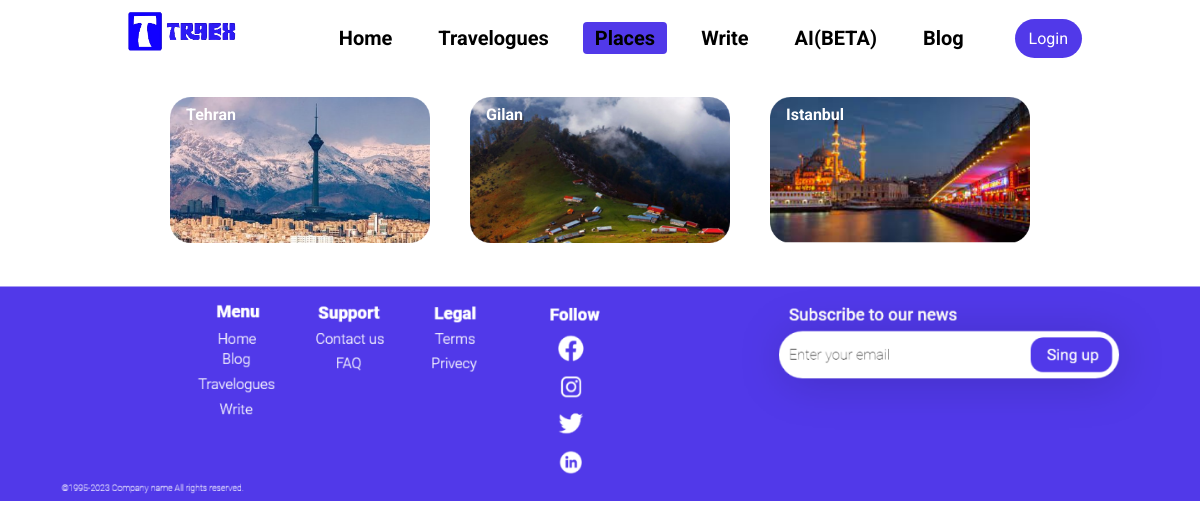
The page /places/ on the database its author committed.
### main/models.py (models this page shows, shortened)
class City(models.Model):
    name = models.CharField(max_length=100)
    latin = models.CharField(max_length=300)
    cover = models.ImageField(upload_to='cities/')
    slug = models.SlugField(unique=True)

### main/views.py (the view)
# urls.py: path('places/', places, name='places'),
def places(request):
    cities = City.objects.all()
    return render(request, "main/places.html", {
        "cities": cities,
        "page": "places"
    })

### templates/main/places.html
{% extends "main/layout.html" %}
{% load static %}
{% block body %}
<main>
    <div class="body-div">
        <div class="c-container">
            {% for city in cities %}
            <a href="{% url 'main:travelogues' %}">
                <div class="c-img">
                    <img src="{{city.cover.url}}" alt="picture of {{city.name}}">
                    <div class="top-left">{{city.name}}</div>
                </div>
            </a>
            {% endfor %}
        </div>
    </div>
</main>
{% endblock body %}

### static/main/css/style.css (style rules this page uses)
* { font-family: Roboto; }
body { padding: 0px; margin: 0px; font-family: Roboto !important; }
.body-div { width: 90%; margin: auto; display: block; text-align: center; }
.c-container { display: flex; flex-wrap: wrap; justify-content: center; }
.c-img { margin: 20px; width: 260px; position: relative; text-align: center; color: white; }
.c-img img { width: 100%; }
.top-left { position: absolute; top: 8px; left: 16px; color: white; font-weight: bold; }
a { color: black; text-decoration: none; }

### rows shown on the page
City: cover (picture), name "Tehran"
City: cover (picture), name "Gilan"
City: cover (picture), name "Istanbul"
